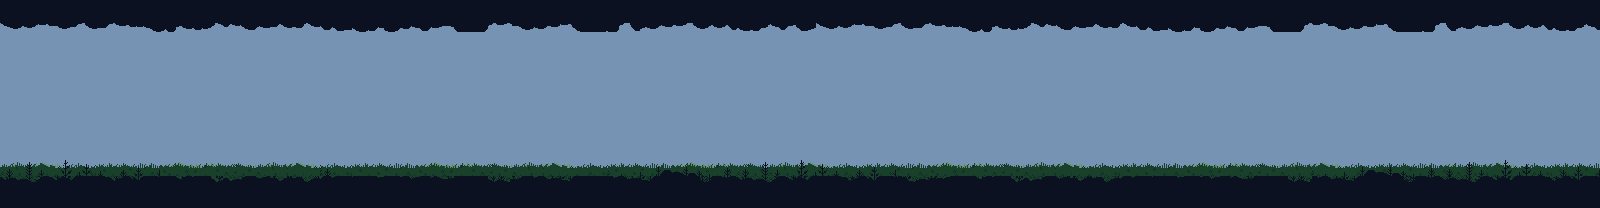

This game map was drawn from its Tiled (.tmx) file and the tilesets committed beside it. A one-line description and the trimmed map source follow:
An orthogonal 100x13 tile map with 16x16 px tiles, 4 tile layers (Tile Layer 1, green, black_upper_green, upperGreen), 4 tilesets.

<map version="1.2" tiledversion="1.2.4" orientation="orthogonal" renderorder="right-down" width="100" height="13" tilewidth="16" tileheight="16" infinite="0" nextlayerid="6" nextobjectid="1">
 <tileset firstgid="1" source="../../../Warrior_version2.0/core/assets/Layer_0010_1.tsx" />
 <tileset firstgid="2245" source="../../../Warrior_version2.0/core/assets/Layer_0001_8.tsx" />
 <tileset firstgid="4489" source="../../../Warrior_version2.0/core/assets/Layer_0000_9.tsx" />
 <tileset firstgid="6733" source="../../../Warrior_version2.0/core/assets/Layer_0002_7.tsx" />
 <layer id="1" name="Tile Layer 1" width="100" height="13">
  <data>[1300 cells, 1300 non-empty, 251 distinct tile ids]</data>
 </layer>
 <layer id="2" name="green" width="100" height="13">
  <data>[1300 cells, 400 non-empty, 64 distinct tile ids]</data>
 </layer>
 <layer id="3" name="black_upper_green" width="100" height="13">
  <data>[1300 cells, 247 non-empty, 103 distinct tile ids]</data>
 </layer>
 <layer id="5" name="upperGreen" width="100" height="13">
  <data>[1300 cells, 200 non-empty, 102 distinct tile ids]</data>
 </layer>
</map>
